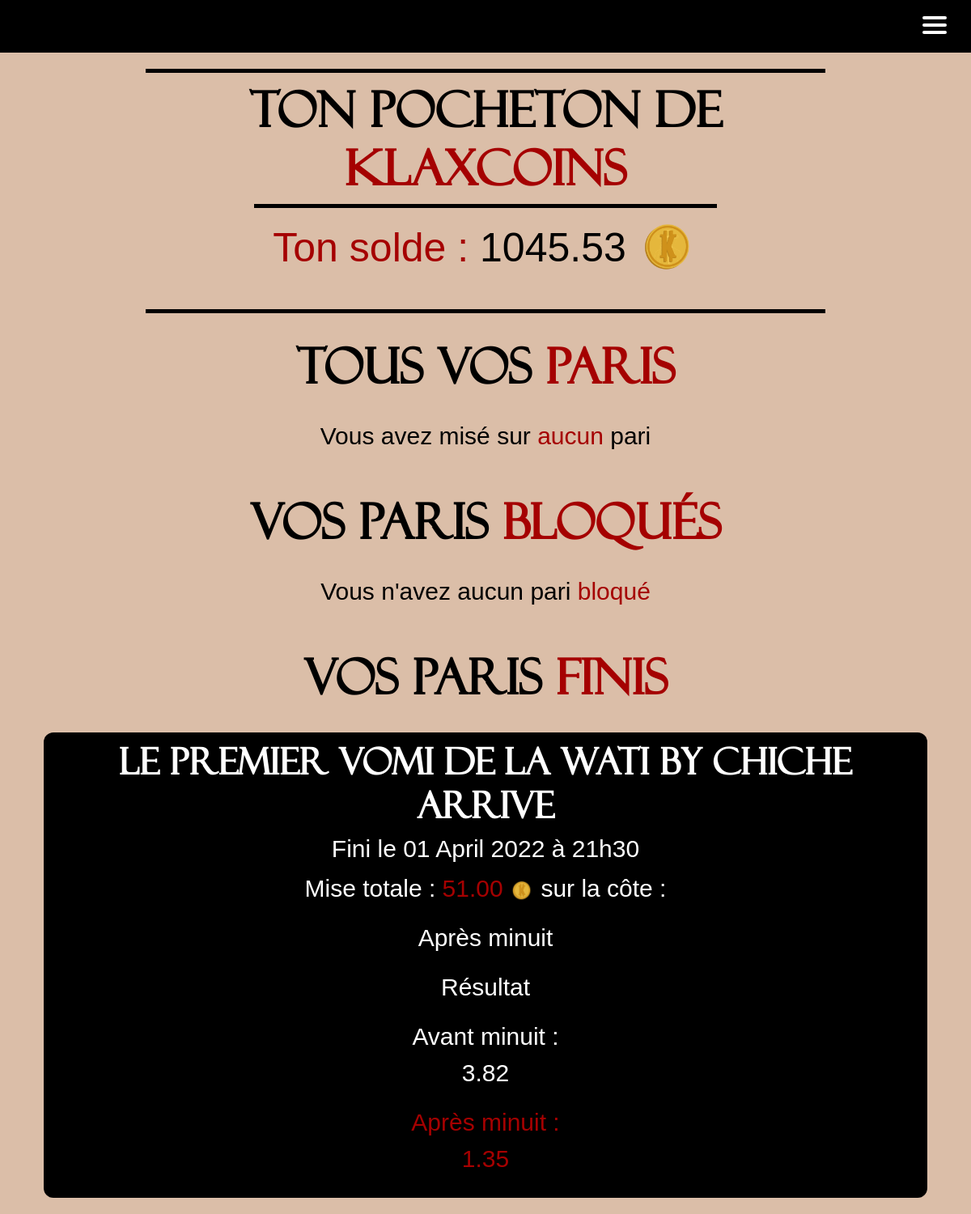
The app's page /home_betKlax/myBets/ (signed in) with its own data.
### main_app/models.py (models this page shows)
class User(AbstractUser):
    id = models.AutoField(primary_key=True, unique=True)
    first_name = models.CharField(max_length=30)
    last_name = models.CharField(max_length=30)
    username = models.CharField(max_length=20, unique=True)
    email = models.EmailField(unique=True, default="@enssat.fr")
    SECTOR = (
        ('INFO', 'Informatique'),
        ('PHOT', 'Photonique'),
        ('SNUM', 'Systèmes numériques'),
        ('IMR', 'IMR')
    )
    sector = models.CharField(max_length=4, choices=SECTOR, blank=True, help_text='Donne moi ta filière bro')
    created = models.DateTimeField(auto_now_add=True)
    updated = models.DateTimeField(auto_now=True)
    klax_coins = models.DecimalField(max_digits=12, decimal_places=2, default=100.00)
    activate = models.BooleanField(default=False)
    from_list = models.BooleanField(default=False)
    USERNAME_FIELD = 'email'
    REQUIRED_FIELDS = ['username']

class StoreBets(models.Model):
    bet_id = models.ForeignKey('Bets', on_delete=models.CASCADE)
    user_id = models.ForeignKey('User', on_delete=models.CASCADE)
    RESULT = (
        ('W', 'Win'),
        ('L', 'Lose')
    )
    result = models.CharField(max_length=1, choices=RESULT, blank=True, help_text='Which result for the bet')
    gains = models.DecimalField(max_digits=12, decimal_places=2, default=1.00)
    created = models.DateTimeField(auto_now_add=True)
    bet_rate = models.DecimalField(max_digits=4, decimal_places=2, default=1.00)
    blocked_bet = models.BooleanField(default=False)
    closed_bet = models.BooleanField(default=False)
    final_result = models.CharField(max_length=1, choices=RESULT, blank=False)

class Bets(models.Model):
    id = models.AutoField(primary_key=True, unique=True)
    bet_name = models.CharField(max_length=256, unique=True)
    win_rate = models.DecimalField(max_digits=4, decimal_places=2, default=2.00)
    win_vote = models.IntegerField(default=0)
    win_gains = models.DecimalField(max_digits=12, decimal_places=2, default=1.00)
    win_name = models.CharField(max_length=128, null=False, default="Oui")
    lose_rate = models.DecimalField(max_digits=4, decimal_places=2, default=2.00)
    lose_vote = models.IntegerField(default=0)
    lose_gains = models.DecimalField(max_digits=12, decimal_places=2, default=1.00)
    lose_name = models.CharField(max_length=128, null=False, default="Non")
    created = models.DateTimeField(auto_now_add=True)
    ended = models.DateTimeField(help_text='YYYY-MM-DD HH:MM:SS')
    visible = models.BooleanField(default=False)
    closed_bet = models.BooleanField(default=False)
    RESULT = (
        ('W', 'Win'),
        ('L', 'Lose')
    )
    result = models.CharField(max_length=1, choices=RESULT, blank=False)

### main_app/views.py (the view)
# urls.py: path("home_betKlax/myBets/", views.myBets, name="myBets"),
def myBets(request):
    try:
        finalizedBets = StoreBets.objects.filter(user_id_id=request.user.id, blocked_bet=True, closed_bet=False)
    except User.DoesNotExist:
        finalizedBets = None
    try:
        mybets = StoreBets.objects.filter(user_id_id=request.user.id, blocked_bet=False, closed_bet=False)
    except StoreBets.DoesNotExist:
        mybets = None
    try:
        user = User.objects.get(pk=request.user.id)
    except User.DoesNotExist:
        user = None
    try:
        myEndedBets = StoreBets.objects.filter(user_id_id=request.user.id, blocked_bet=True, closed_bet=True)
    except StoreBets.DoesNotExist:
        myEndedBets = None
    if user is not None:
        return render(request, 'bets/myBetKlax.html',
                      {'mybets': mybets, 'finalizedBets': finalizedBets, 'user': user, 'myEndedBets': myEndedBets})

### templates/bets/myBetKlax.html (shortened to what this page needs)
{% extends 'main.html' %}
{% block content %}
{% load static %}
{% load bootstrap5 %}
{% bootstrap_css %}
{% include 'nav.html' %}
{% if user %}
    <div class="container-fluid" id="wallet">
        <h1>Ton pocheton de <span>Klaxcoins</span></h1>
          {% if user.klax_coins > 0 %}
              <div>
                  <p><span>Ton solde : </span>{{ user.klax_coins }} <img class="img-fluid" height="75" width="75" src="{% static 'klax_or.png' %}" alt=""/></p>
              </div>
          {% else %}
              <div>
                <p><span>Time to soudoyer</span> car là tu n'as aucun <span id="yellow-span">klaxcoin</span> à parier (tema la bete de phrase)</p>
              </div>
          {% endif %}
    </div>
    <div class="container" id="betklax-pages">
        <h1 style="text-align: center; margin-top:20px">Tous vos <span>paris</span></h1><br>
        {% if mybets %}
            {%  for bet in mybets %}
                <div class="div-du-bet">
                    <h3>{{ bet.bet_id.bet_name }}</h3>
                    <h5>Fini le {{bet.bet_id.ended | date:"d"}} {{bet.bet_id.ended  | date:"F"}} {{bet.bet_id.ended  | date:"o"}} à {{bet.bet_id.ended | date:"H"}}h{{bet.bet_id.ended | date:"i"}}</h5>
                    <p>Mise totale : <span>{{ bet.gains }}</span> <img class="img-fluid" height="30" width="30" src="{% static 'klax_or.png' %}" alt=""/></p>
                    {% if bet.result == 'W' %}
                            <p>Sur la côte {{ bet.bet_id.win_name }} : <br> <span>{{ bet.bet_id.win_rate }}</span> </p>
                    {% else %}
                            <p>Sur la côte {{ bet.bet_id.lose_name }} : <br>    <span>{{ bet.bet_id.lose_rate }}</span> </p>
                    {% endif %}
                    <label for="mise"></label><input style="font-size: 20px; font-family: 'samuel', sans-serif;" placeholder="15" type="number" id="mise{{ bet.bet_id.id }}">
                    <br>
                    <a class="btn btn--main" id="btn-href-{{ bet.bet_id.id }}" href="{% url "addGains" id_bet=bet.bet_id.id gains=0 %}" onclick="addGains(this.id)" style="font-size: 25px; font-family: 'samuel', sans-serif; color:black; background-color: yellow; margin-bottom:10px; margin-top: 5px">
                        Ajouter des Klaxcoins sur le pari
                    </a>
                    <br>
                    {% if bet.result == 'W' %}
                        <a class="btn btn--main" style="font-size: 25px; font-family: 'samuel', sans-serif; background-color:rgb(165, 1, 1); color:white" href="{% url "finalizeBet" id_bet=bet.bet_id.id %}" id="finalizeBet{{ bet.bet_id.id }}">
                            Bloquer la cote à {{ bet.bet_id.win_rate }}
                        </a>
                    {% else %}
                        <a class="btn btn--main" style="font-size: 25px; font-family: 'samuel', sans-serif; background-color:rgb(165, 1, 1); color:white" href="{% url "finalizeBet" id_bet=bet.bet_id.id %}" id="finalizeBet{{ bet.bet_id.id }}">
                            Bloquer la cote à {{ bet.bet_id.lose_rate }}
                        </a>
                    {% endif %}
                </div>
            {% endfor %}
        {% else %}
            <h5 style="text-align: center;">Vous avez misé sur <span>aucun</span> pari</h5>
        {% endif %}
        <br>
        <h1 style="text-align: center; margin-top:20px"> Vos paris <span>bloqués</span> </h1> <br>
        <div class="container">
            {% if finalizedBets %}
                {% for bet in finalizedBets %}
                    <div class="div-du-bet">
                        <h3>{{ bet.bet_id.bet_name }}</h3>
                        <h5>Fini le {{bet.bet_id.ended | date:"d"}} {{bet.bet_id.ended  | date:"F"}} {{bet.bet_id.ended  | date:"o"}} à {{bet.bet_id.ended | date:"H"}}h{{bet.bet_id.ended | date:"i"}}</h5>
                        <p>Mise totale : <span>{{ bet.gains }} </span> <img class="img-fluid" height="30" width="30" src="{% static 'klax_or.png' %}" alt=""/></p>
                        {% if bet.result == 'W' %}
                                <p>Sur la côte {{ bet.bet_id.win_name }} : <br> <span>{{ bet.bet_rate }}</span> </p>
                        {% else %}
                                <p>Sur la côte {{ bet.bet_id.lose_name }} : <br> <span>{{ bet.bet_rate }}</span> </p>
                        {% endif %}
                    </div>
                {% endfor %}
            {% else %}
                <h5 style="text-align: center;">Vous n'avez aucun pari <span>bloqué</span></h5>
            {% endif %}
        </div>
        <br>
        <h1 style="text-align: center; margin-top:20px"> Vos paris <span>finis</span> </h1> <br>
        <div class="container">
            {% if myEndedBets %}
                {% for bet in myEndedBets %}
                    <div class="div-du-bet">
                        <h3>{{ bet.bet_id.bet_name }}</h3>
                        <h5>Fini le {{bet.bet_id.ended | date:"d"}} {{bet.bet_id.ended  | date:"F"}} {{bet.bet_id.ended  | date:"o"}} à {{bet.bet_id.ended | date:"H"}}h{{bet.bet_id.ended | date:"i"}}</h5>
                        <p>Mise totale : <span>{{ bet.gains }} </span> <img class="img-fluid" height="30" width="30" src="{% static 'klax_or.png' %}" alt=""/> sur la côte :</p>
                        {% if bet.result == 'W' %}
                            <p>{{ bet.bet_id.win_name }}</p>
                        {% else %}
                            <p>{{ bet.bet_id.lose_name }}</p>
                        {% endif %}
                        {% if not bet.final_result %}
                            <p>En attente des résultats</p>
                            {% if bet.result == 'W' %}
                                <p>Sur la côte {{ bet.bet_id.win_name }} : <br> <span>{{ bet.bet_rate }}</span> </p>
                            {% else %}
                                <p>Sur la côte {{ bet.bet_id.lose_name }} : <br> <span>{{ bet.bet_rate }}</span> </p>
                            {% endif %}
                        {% else %}
                            <p>Résultat</p>
                            {% if bet.bet_id.result == 'W' %}
                                <p><span>{{ bet.bet_id.win_name }} : <br> {{ bet.bet_rate }}</span> </p>
                                <p>{{ bet.bet_id.lose_name }} : <br> {{ bet.bet_rate }} </p>
                            {% else %}
                                <p>{{ bet.bet_id.win_name }} : <br> {{ bet.bet_id.win_rate }} </p>
                                <p><span>{{ bet.bet_id.lose_name }} : <br> {{ bet.bet_id.lose_rate }}</span> </p>
                            {% endif %}
                        {% endif %}
                    </div>
                {% endfor %}
            {% else %}
                <h5 style="text-align: center;">Vous n'avez aucun bet <span>terminé</span></h5>
            {% endif %}
        </div>
    </div>
{% endif %}
{% endblock %}

### static/styles/style.css (style rules this page uses)
body { background-color: #dbbea8; color: black; }
* { cursor:url(https://i.ibb.co/2Whsx1h/klaxicon-5.png) 25 15, auto; }
#wallet { font-size: 60px; text-align: center; color: black; font-weight:normal; font-style:normal; padding-top: 10px; padding-bottom: 10px; margin: 20px auto 30px; width: 70%; border-top: 5px solid black; border-bottom: 5px solid black; }
#wallet h1 { font-size: 60px; text-align: center; font-family: 'Felixti', Arial, sans-serif; font-weight: bold; }
#wallet p { font-size: 50px; text-align: center; font-family: 'LinBiolinum', Arial, sans-serif; color: black; font-weight:normal; margin-bottom: 10px; font-style:normal; padding-top: 10px; padding-bottom: 10px; margin-left: auto; margin-right: auto; width: 70%; border-top: 5px solid black; }
#wallet span { color: rgb(165, 1, 1); }
#wallet img { margin-bottom: 10px; }
#betklax-pages { margin-top: 20px; }
#betklax-pages h1 { font-size: 60px; text-align: center; font-family: 'Felixti', Arial, sans-serif; font-weight: bold; }
#betklax-pages h3 { font-size: 45px; text-align: center; font-family: 'Felixti', Arial, sans-serif; font-weight: bold; }
#betklax-pages h5 { font-size: 30px; text-align: center; font-family: 'LinBiolinum', Arial, sans-serif; }
#betklax-pages p { font-size: 30px; text-align: center; font-family: 'LinBiolinum', sans-serif; }
#betklax-pages span { color: rgb(165, 1, 1); }
.div-du-bet { text-align: center; background-color: black; padding: 10px; border-radius: 12px; justify-content: center; margin-bottom: 20px; color:white; }
.div-du-bet h3 { font-size: 25px; }

### records on screen
User: klax_coins "1045.53"
StoreBets: bet_id.bet_name "Le premier vomi de la Wati by Chiche arrive", bet_id.ended "01", bet_id.ended "April", bet_id.ended "2022", bet_id.ended "21", bet_id.ended "30", gains "51.00", bet_id.lose_name "Après minuit", bet_id.win_name "Avant minuit", bet_id.win_rate "3.82", bet_id.lose_rate "1.35"
